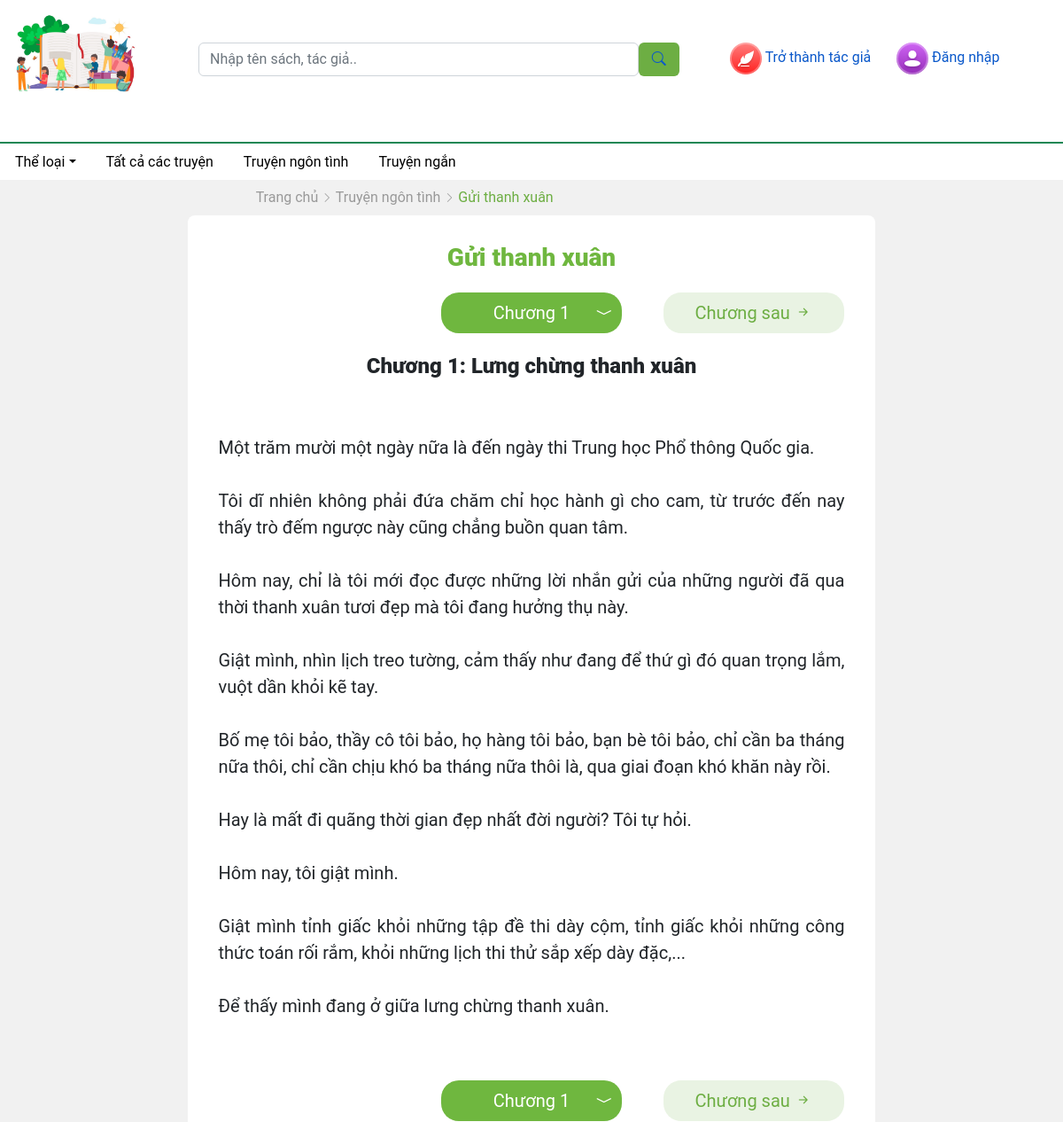
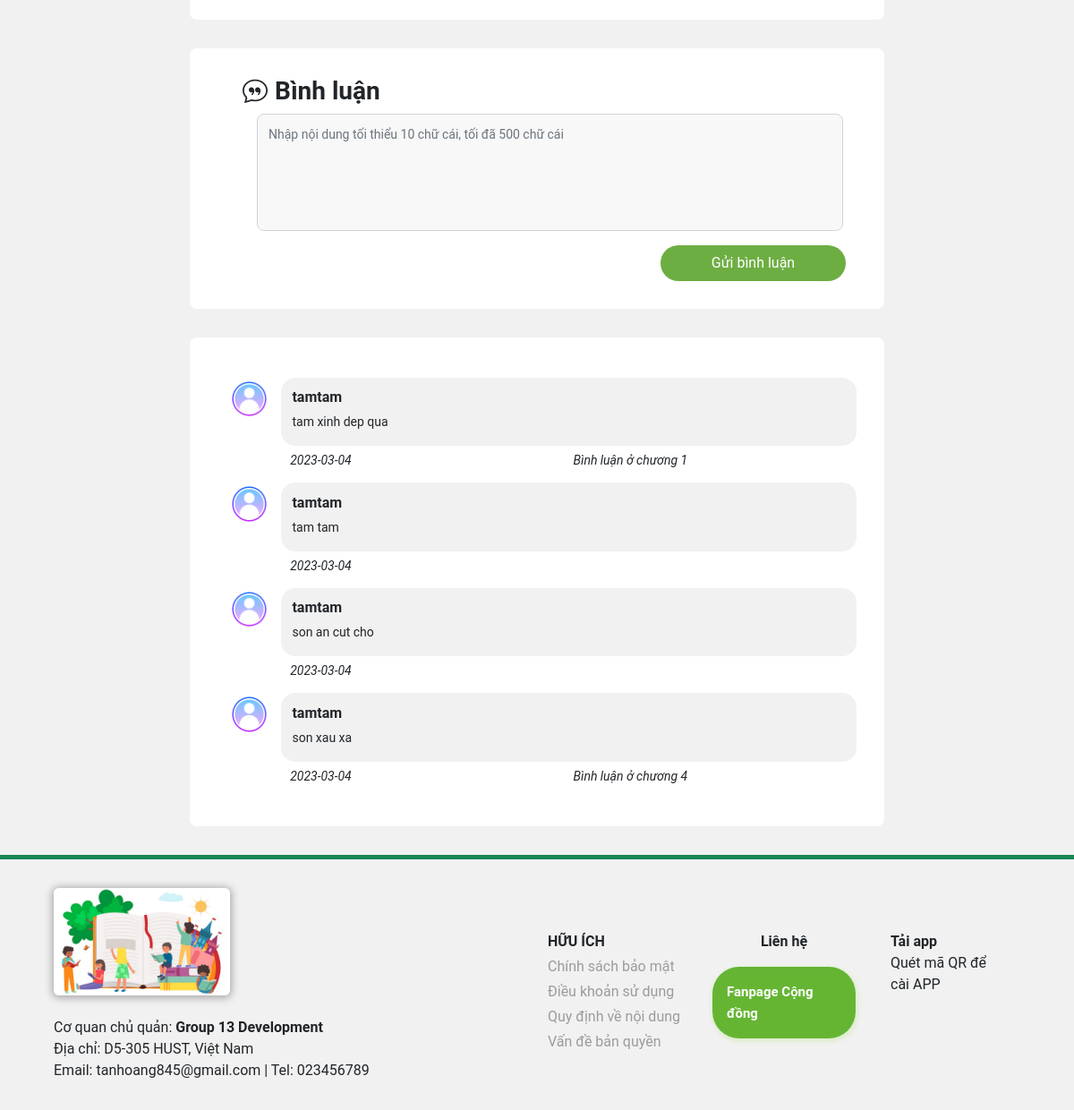
/view/chapter?id=1&chapId=1, run on an earlier commit of the app's database (2 pictures, top to bottom).
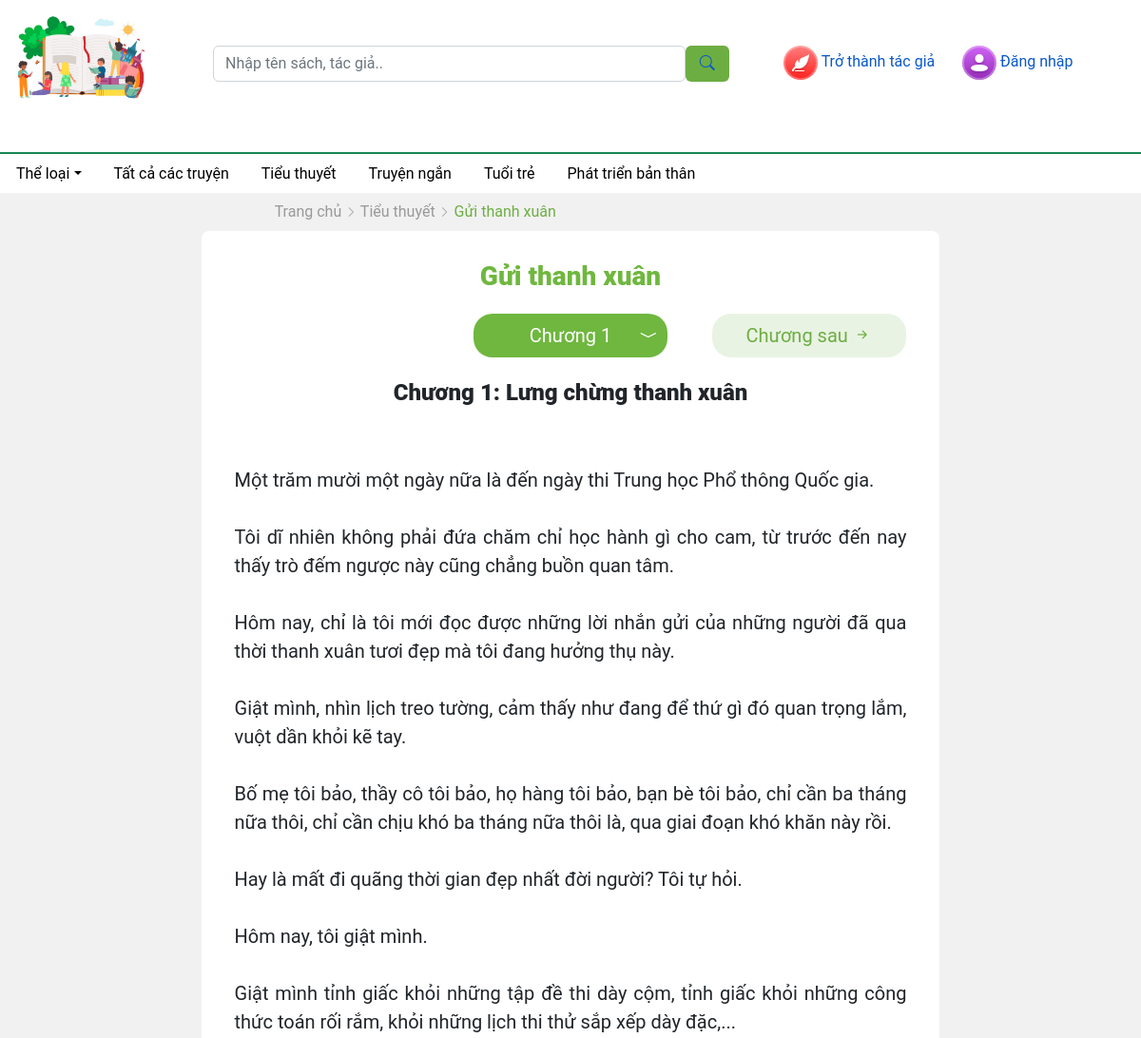
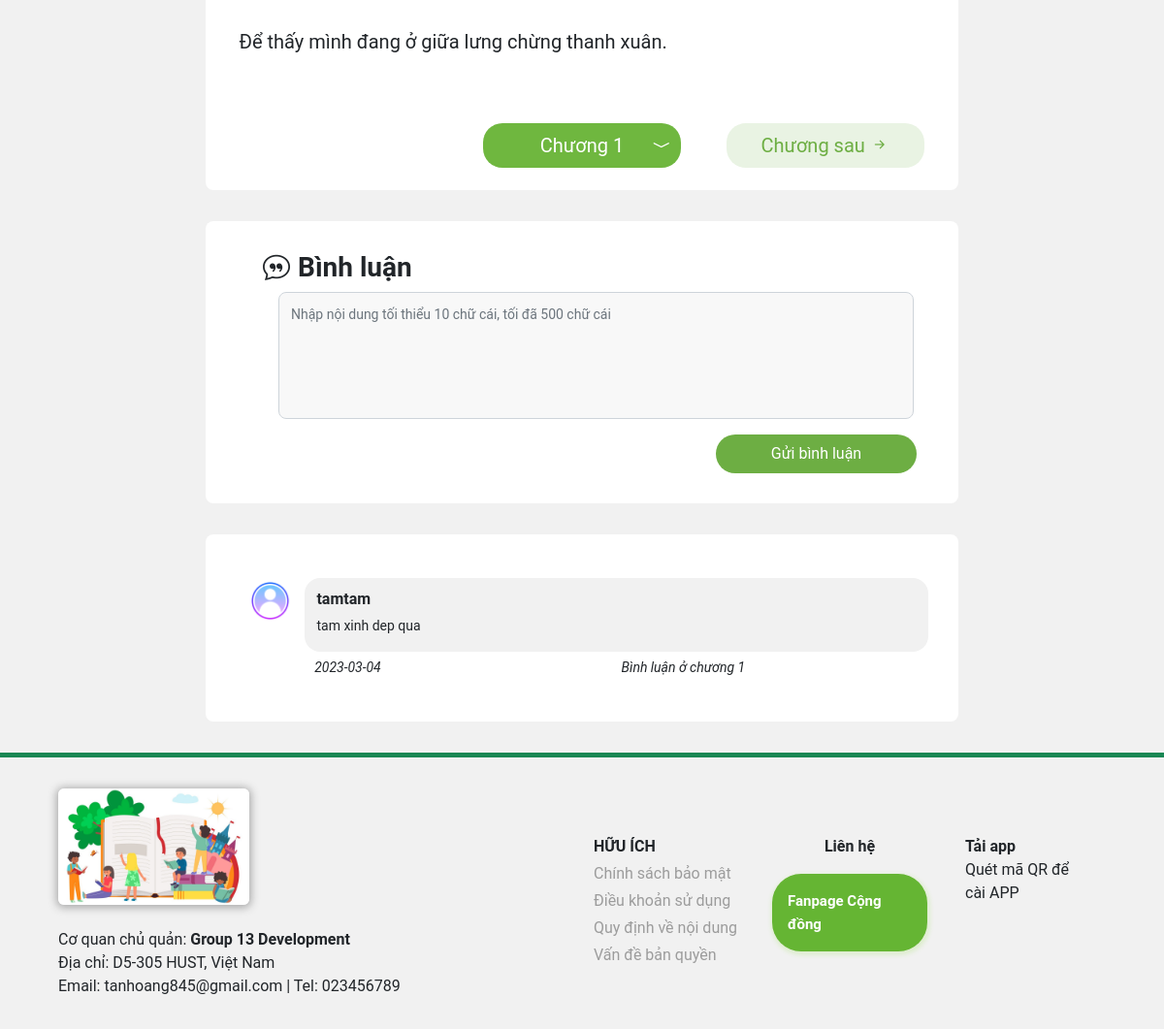
And on a later commit of the database (2 pictures, top to bottom).
### tables this page shows
CREATE TABLE `sach` (
  `ID` int(11) NOT NULL,
  `TenSach` varchar(255) DEFAULT NULL,
  `TrangThai` varchar(50) DEFAULT NULL,
  `TacGia` varchar(50) DEFAULT NULL,
  `NgayHoanThanh` date DEFAULT NULL,
  `NgaySangTac` date DEFAULT current_timestamp(),
  `SoChuong` int(11) DEFAULT NULL,
  `URLBiaSach` varchar(255) DEFAULT NULL,
  `GiaSach` int(11) DEFAULT NULL,
  `TheLoai` varchar(50) DEFAULT NULL,
  `MoTa` text NOT NULL
);

CREATE TABLE `chuong` (
  `ID` int(11) NOT NULL,
  `SachID` int(11) NOT NULL,
  `TenChuong` varchar(50) DEFAULT NULL,
  `ChiSoChuong` int(11) DEFAULT NULL,
  `NoiDung` text NOT NULL
);

CREATE TABLE `binhluan` (
  `ID` int(11) NOT NULL,
  `NoiDung` text NOT NULL,
  `Ngay` date DEFAULT current_timestamp(),
  `SachID` int(11) NOT NULL,
  `ChuongID` int(11) DEFAULT NULL,
  `NguoiDungID` int(11) NOT NULL
);

CREATE TABLE `nguoidung` (
  `ID` int(11) NOT NULL,
  `TenDN` varchar(50) NOT NULL,
  `MatKhau` varchar(50) NOT NULL,
  `Email` varchar(50) NOT NULL,
  `SoDienThoai` varchar(50) DEFAULT NULL,
  `DiemTichLuy` int(11) DEFAULT NULL,
  `URL` varchar(255) DEFAULT NULL,
  `VaiTro` varchar(50) DEFAULT NULL
);

### config/config.php (called while the page is built, shortened)
<?php
class Database
{
    private $connect;
    private static $database;
    private function __construct()
    {
        $this->connect = mysqli_connect("localhost", "root", "", "bookweb");
    }
    public static function getInstance(): Database
    {
        if (!isset(self::$database)) self::$database =  new Database();
        return self::$database;
    }
    public function query(string $sql): array
    {
        try {
            $records = [];
            $result = mysqli_query($this->connect, $sql);
            while ($record = mysqli_fetch_array($result)) {
                array_push($records, $record);
            }
            return $records;
        } catch (\Throwable $th) {
            throw new Exception("Could not query");
        }
    }
}

### model/sach/Sach.php (called while the page is built, shortened)
<?php
require_once(__DIR__ . "\..\..\config\config.php");
class Sach
{
    public function __construct($id, $ten, $trangThai, $tacGia, $ngayHoanThanh, $ngaySangTac, $soChuong, $URLbiaSach, $giaSach, $theLoai, $moTa)
    {
        $this->ten = $ten;
        $this->theLoai = $theLoai;
    }
    public static function findById(int $id): self
    {
        $record =  Database::getInstance()->query("SELECT * FROM sach WHERE ID = $id")[0];
        $soChuong = Database::getInstance()->query("SELECT count(*) FROM chuong WHERE SachID = $id")[0];
        return new Sach(
            $record['ID'],
            $record['TenSach'],
            $record['TrangThai'],
            $record['TacGia'],
            $record['NgayHoanThanh'],
            $record['NgaySangTac'],
            $soChuong[0],
            $record['URLBiaSach'],
            $record['GiaSach'],
            $record['TheLoai'],
            $record['MoTa']
        );
    }
}
class Chuong
{
    public function __construct($id, $idSach, $tenChuong, $chiSo, $noiDung)
    {
        $this->tenChuong = $tenChuong;
        $this->noiDung = $noiDung;
    }
    public static function findById(int $Sachid, int $chiSo): Chuong
    {
        $records = Database::getInstance()->query("SELECT * FROM chuong WHERE SachID = $Sachid and ChiSoChuong = $chiSo");
        if (!isset($records[0])) throw new Exception("Could not find Chapter");
        else
            $record = $records[0];
        return new Chuong($record[0], $record[1], $record[2], $record[3], $record[4]);
    }
}
class BinhLuan
{
    public function __construct($id, $noidung, $ngay, $idSach, $idChuong, $idNguoiDung)
    {
        $this->noidung = $noidung;
        $this->ngay = $ngay;
        $this->idChuong = $idChuong;
        $this->idNguoiDung = $idNguoiDung;
    }
    public static function getCmtBySach(int $sachId): array
    {
        $records = array();
        $result = Database::getInstance()->query("SELECT * FROM binhluan WHERE SachID = $sachId");
        foreach ($result as $record) {
            $cmt = new BinhLuan($record[0], $record[1], $record[2], $record[3], $record[4], $record[5]);
            array_push($records, $cmt);
        }
        return $records;
    }
}
class User
{
    public function __construct($id, $tenDN, $matKhau, $email, $SDT, $diem, $vaiTro, $URL)
    {
        $this->tenDN = $tenDN;
    }
    public static function getUserById(int $id): User
    {
        $records = Database::getInstance()->query("SELECT * FROM nguoidung WHERE ID = $id");
        if (!isset($records[0])) throw new Exception("Could not find Chapter");
        else
            $record = $records[0];
        return new User($record[0], $record[1], $record[2], $record[3], $record[4], $record[5], $record[6], $record[7]);
    }
}

### view/chapter/index.php (the view, shortened to what the rows shown need)
<?php
include("../../model/sach/Sach.php");
$sach = Sach::findById($_GET['id']);
?>
<!DOCTYPE html>
<html lang="en">
<head>
    <link rel="stylesheet" href="../../css/bootstrap.css">
    <link rel="stylesheet" href="https://cdn.jsdelivr.net/npm/bootstrap-icons@1.5.0/font/bootstrap-icons.css">
    <link rel="stylesheet" href="../../css/style.css">
    <link rel="stylesheet" href="../../css/index.css">
    <link rel="stylesheet" href="../../css/listbook.css">
</head>
<body>
    <section>
        <div class=" row">
            <div class="col-xs-8 col-sm-8 col-md-8 col-lg-8 chapter">
                <?php
                include("../detail/link-page.php");
                include("chap-content.php");
                include("../detail/view-book-comment.php");
                ?>
            </div>
        </div>
    </section>
</body>
</html>

### view/detail/link-page.php (shortened to what the rows shown need)
<div class="row path-web">
    <div class="col-xs-10 col-sm-10 col-md-10 col-lg-10">
        <a class="cl-grey" href="../../">Trang chủ</a>
        <span class="bi bi-chevron-right icon-path-web"></span>
        <a class="cl-grey" href="http://127.0.0.1/web_sachtruyen/index1.php?TL=<?php echo $sach->theLoai; ?>"><?= $sach->theLoai ?></a>
        <?php if (isset($_GET['id'])) {
        ?>
            <span class="bi bi-chevron-right icon-path-web"></span>
            <a class="cl-green" href="/web_sachtruyen/view/detail?id=<?= $_GET['id'] ?>"><?= $sach->ten ?></a>
        <?php
        }
        ?>
    </div>
</div>

### view/chapter/chap-content.php (shortened to what the rows shown need)
<?php
try {
    $chuong = Chuong::findById($_GET['id'], $_GET['chapId']);
} catch (\Throwable $th) {
    die('Chương này không tồn tại!');
}
?>
<div class="row main-chapter">
    <div class="row header-chapter">
        <div class="book-name">
            <a href="<?= "/web_sachtruyen/view/detail?id=" . $_GET['id'] ?>">
                <h3><?= $sach->ten ?></h3>
            </a>
        </div>
        <div class="chap-name">
            <h4><?= $chuong->tenChuong ?></h4>
        </div>
    </div>
    <div class="row content-chapter">
        <p><?= str_replace("\n", "</p><p>", $chuong->noiDung) ?></p>
    </div>
</div>

### view/detail/view-book-comment.php (shortened to what the rows shown need)
<div class="view-book-comment">
    <?php
    $binhluans = BinhLuan::getCmtBySach($_GET['id']);
    foreach ($binhluans as $cmt) {
        $user = User::getUserById($cmt->idNguoiDung);
    ?>
        <div class="row item-cmt">
            <div class="avatar">
                <img src="../../images/icon/icon-avt.png" alt="ảnh người dùng">
            </div>
            <div class="comment">
                <h6><?= $user->tenDN ?></h6>
                <p><?= $cmt->noidung ?></p>
            </div>
            <div class="row detail-cmt">
                <span class="date"><?= $cmt->ngay ?></span>
                <?php
                if (isset($cmt->idChuong)) {
                ?>
                    <span class="chap">Bình luận ở chương <?= $cmt->idChuong ?></span>
                <?php
                }
                ?>
            </div>
        </div>
    <?php
    }
    ?>
</div>

What changed in the data, as far as the page shows it:
removed binhluan: NguoiDungID.TenDN "tamtam", NoiDung "tam tam", Ngay "2023-03-04"
removed binhluan: NguoiDungID.TenDN "tamtam", NoiDung "son an cut cho", Ngay "2023-03-04"
removed binhluan: NguoiDungID.TenDN "tamtam", NoiDung "son xau xa", Ngay "2023-03-04", ChuongID "4"
changed sach "Gửi thanh xuân": TheLoai "Truyện ngôn tình" → "Tiểu thuyết"
Also different on the page:
new list line: "Tiểu thuyết"
new list line: "Tuổi trẻ"
new list line: "Phát triển bản thân"
list line gone: "Truyện ngôn tình"
